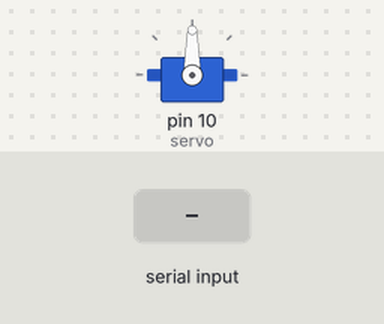
Recording of a sketch running on a simulated Arduino Uno, built with avr-gcc and run on an emulated ATmega328P. On the bench: servo. The inputs (shaded band) are chosen by the test bench.

Above: at 1.2 s.
1.3 s: "1" received over Serial
At 2.3 s:
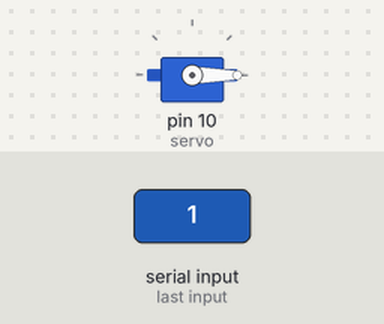
2.8 s: "0" received over Serial
At 3.5 s:
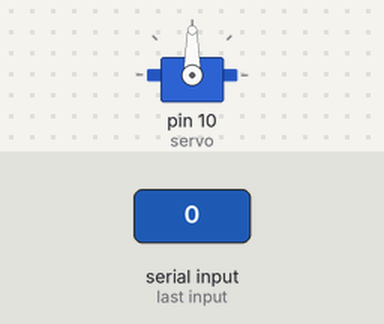
4.3 s: "2" received over Serial
At 4.6 s:
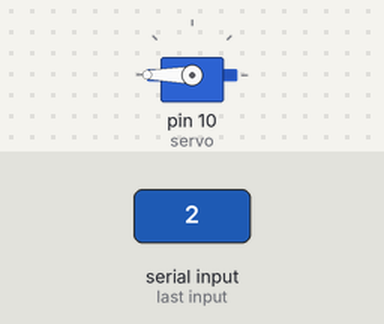
Timing chart, 0 to 7.3 s (numbered marks = the images above; inputs shaded):
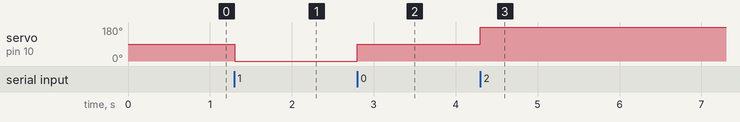

The sketch:

task3_atm.ino
```cpp
#include <Servo.h>

Servo servo;

void setup() {
  Serial.begin(9600);
  servo.attach(10);
}

int i = 0;
int st = 90;

void loop() {
  if (Serial.available() > 0){
    if (Serial.read()){
      servo.write(i);
      i += st;
      delay(15);
      if (i == 180 || i == 0)
        st *= -1;
    } // read
  }
}
```

Measured:
- after the input at 1.3 s, servo on pin 10 (servo): 90° → 0° at once
- after the input at 2.8 s, servo on pin 10 (servo): 0° → 90° at once
- after the input at 4.3 s, servo on pin 10 (servo): 90° → 180° at once
